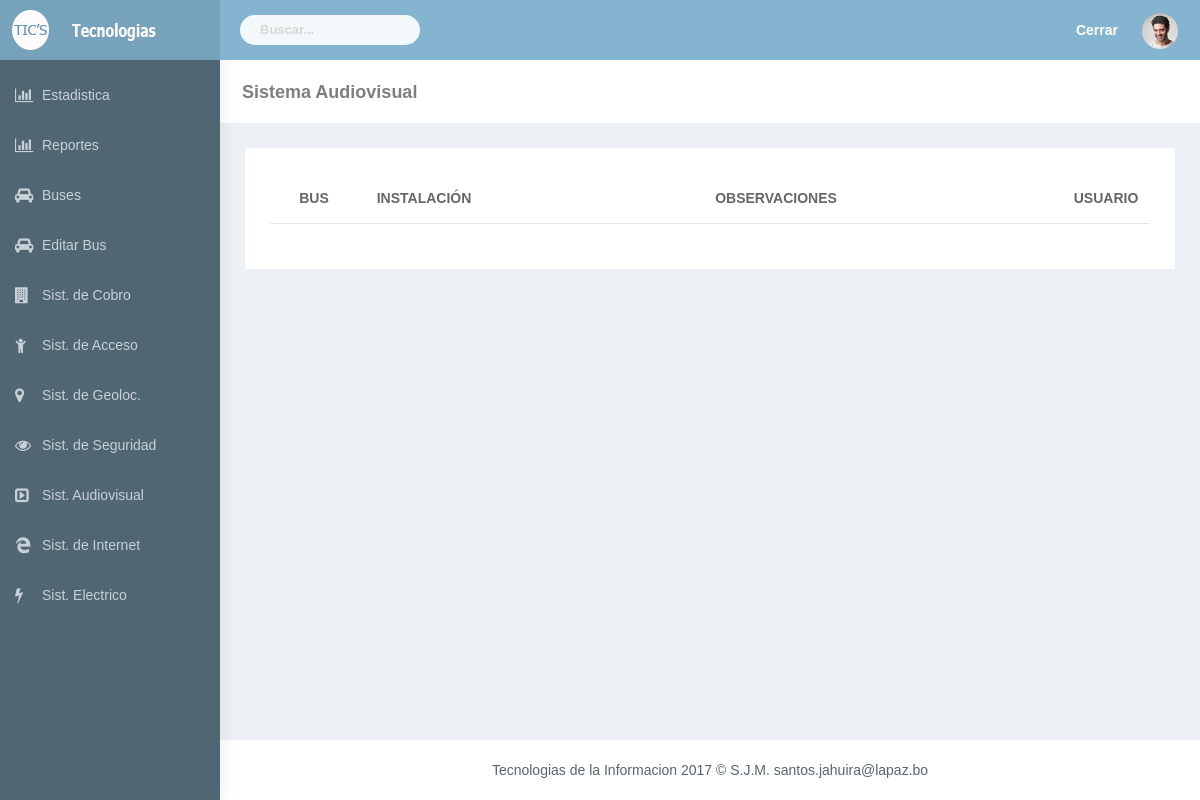
/html/reporte_audiovisual.php?dato=Video Input2&dato3=visualizacion_grabacionkl, run on an earlier commit of the app's database.
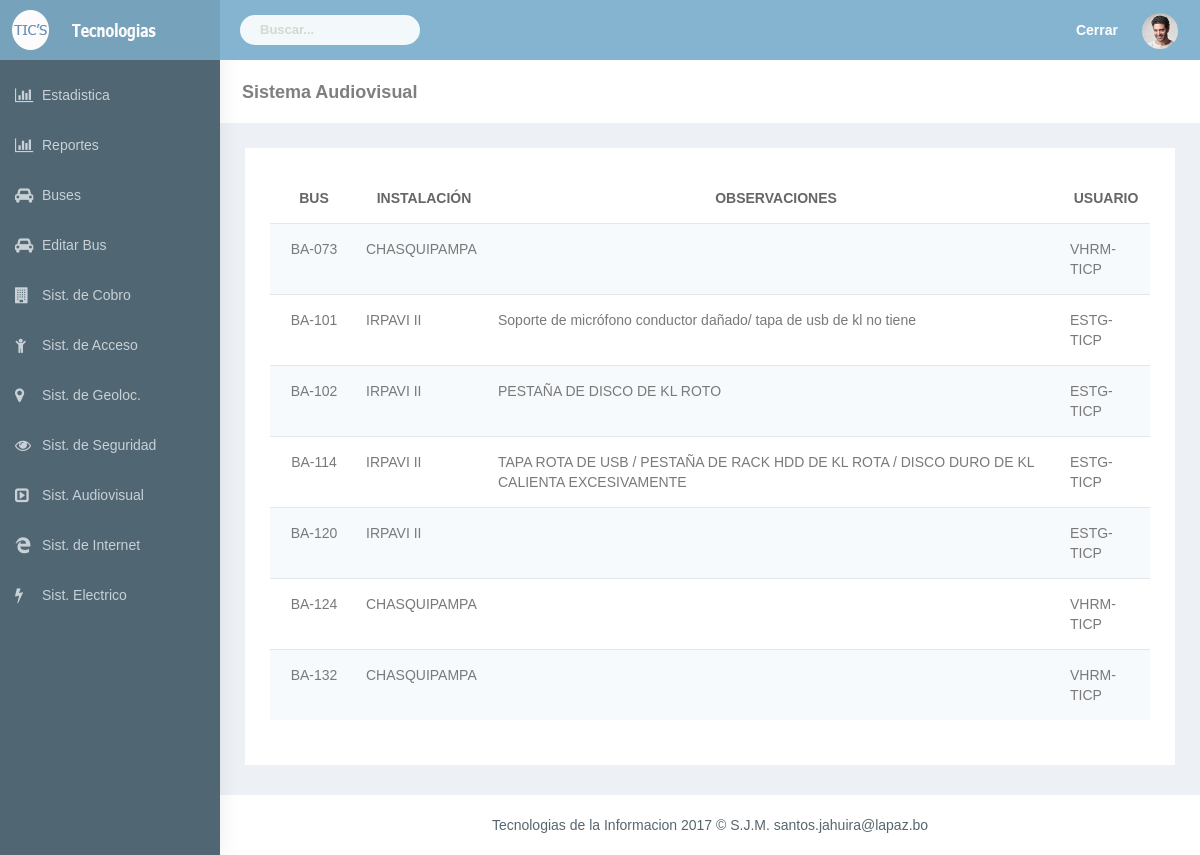
And on a later commit of the database.
### tables this page shows
CREATE TABLE `audiovisual` (
  `idaudiovisual` int(11) NOT NULL,
  `bus_idbus` int(11) NOT NULL,
  `instalacion_idinstalacion` int(11) NOT NULL,
  `usuario_idusuario` int(11) NOT NULL,
  `visualizacion_grabacionkl` varchar(45) NOT NULL,
  `tipo_almacenamientokl` varchar(45) NOT NULL,
  `capacidad_almacenamientokl` varchar(45) NOT NULL,
  `numero_serieHdd` varchar(45) NOT NULL,
  `estado_kl` varchar(45) NOT NULL,
  `estado_display` varchar(45) NOT NULL,
  `touch_display` varchar(45) NOT NULL,
  `boton_display1` varchar(45) NOT NULL,
  `boton_display_2` varchar(45) NOT NULL,
  `boton_display_3` varchar(45) NOT NULL,
  `boton_display_4` varchar(45) NOT NULL,
  `estado_tv1` varchar(45) NOT NULL,
  `cod_gamlptv1` varchar(45) DEFAULT NULL,
  `cod_gamlp1` varchar(45) DEFAULT NULL,
  `numero_serietv1` varchar(45) NOT NULL,
  `tipo_conectortv1` varchar(45) NOT NULL,
  `estado_conectortv1` varchar(45) NOT NULL,
  `conector_rcatv1` varchar(45) NOT NULL,
  `estado_tv2` varchar(45) NOT NULL,
  `cod_gamlptv2` varchar(45) DEFAULT NULL,
  `cod_gamlp2` varchar(45) DEFAULT NULL,
  `numero_serietv2` varchar(45) NOT NULL,
  `tipo_conectortv2` varchar(45) NOT NULL,
  `estado_conectortv2` varchar(45) NOT NULL,
  `conector_rcatv2` varchar(45) NOT NULL,
  `mic_conductor` varchar(45) NOT NULL,
  `brazo_mic` varchar(45) NOT NULL,
  `mic_anfitrion` varchar(45) NOT NULL,
  `cable_usb` varchar(45) NOT NULL,
  `estado_usb` varchar(45) NOT NULL,
  `obs` varchar(800) NOT NULL,
  `fecha` datetime NOT NULL
);

CREATE TABLE `bus` (
  `idbus` int(11) NOT NULL,
  `nombre_bus` varchar(45) NOT NULL,
  `placa` varchar(45) DEFAULT NULL,
  `si_cobro` int(11) NOT NULL,
  `si_acceso` int(11) NOT NULL,
  `si_geoloc` int(11) NOT NULL,
  `si_segurida` int(11) NOT NULL,
  `si_audiovicual` int(11) NOT NULL,
  `si_internet` int(11) NOT NULL,
  `si_electrico` int(11) NOT NULL
);

CREATE TABLE `instalacion` (
  `idinstalacion` int(11) NOT NULL,
  `nombre_instalacion` varchar(45) NOT NULL,
  `abreviado` varchar(45) NOT NULL
);

CREATE TABLE `usuario` (
  `idusuario` int(11) NOT NULL,
  `cod_user` varchar(45) DEFAULT NULL,
  `roles_idroles` int(11) NOT NULL,
  `nombre` varchar(45) NOT NULL,
  `paterno` varchar(45) DEFAULT NULL,
  `materno` varchar(45) DEFAULT NULL,
  `ci` varchar(45) NOT NULL,
  `pass` varchar(70) DEFAULT NULL
);

### html/reporte_audiovisual.php (the view, shortened to what this page needs)
<?php
include("header.php");
 ?>
        <div id="page-wrapper">
            <div class="container-fluid">
                <div class="row bg-title">
                    <div class="col-lg-3 col-md-4 col-sm-4 col-xs-12">
                        <h4 class="page-title">Sistema Audiovisual</h4> </div>
                </div>
                <div class="row">
                    <div class="col-sm-12">
                        <div class="white-box">
                            <div class="table  table-striped table-responsive" id="dvData">
                                <table class="table table-striped  table-condensed text-center"  >
                                    <thead>
                                        <tr>
                                            <th WIDTH="10%" class="text-center"><strong>BUS</strong></th>
                                            <th WIDTH="15%" class="text-center"><strong>INSTALACIÓN</strong> </th>
                                            <th WIDTH="65%" class="text-center"><strong>OBSERVACIONES</strong></th>
                                            <th WIDTH="10%" class="text-center"><strong>USUARIO</strong></th>
                                        </tr>
                                    </thead>
                                    <tbody class="buscar">
                                       <?php
										$dato=$_GET['dato'];
										$dato3=$_GET['dato3'];
                                        $dat="  SELECT
												bus.nombre_bus,
												instalacion.nombre_instalacion,
												usuario.cod_user,
												audiovisual.obs
												FROM
												audiovisual
												INNER JOIN bus ON audiovisual.bus_idbus = bus.idbus
												INNER JOIN instalacion ON audiovisual.instalacion_idinstalacion = instalacion.idinstalacion
												INNER JOIN usuario ON audiovisual.usuario_idusuario = usuario.idusuario
												WHERE $dato3='$dato'
												ORDER BY
												bus.idbus ASC";
										$da=mysql_query($dat);
                                        while($c = mysql_fetch_assoc($da))
                                        {
                                        ?>
                                        <tr>
											<td class="text-center"> <?php echo $c['nombre_bus'];?> </td>
											<td class="text-left"> <?php echo $c['nombre_instalacion'];?> </td>
											<td class="text-left"> <?php echo $c['obs'];?> </td>
											<td class="text-left"> <?php echo $c['cod_user'];?> </td>
                                        </tr>
                                             <?php }?>
                                    </tbody>
                                </table>
                                 </div>
                        </div>
                    </div>
                </div>
            </div>
<?php  include("foter.php"); ?>

### html/header.php (shortened to what this page needs)
<?php
$nombre=$_SESSION['nombre'];
 ?>
<!DOCTYPE html>
<html lang="en">
<head>
    <link href="bootstrap/dist/css/bootstrap.css" rel="stylesheet">
    <link href="css/style.css" rel="stylesheet">
    <link href="css/colors/blue-dark.css" id="theme" rel="stylesheet">
</head>
<body>
    <div id="wrapper">
        <nav class="navbar navbar-default navbar-static-top m-b-0">
            <div class="navbar-header">
                <div class="top-left-part"><a class="logo" href="index.html"><b><img src="../plugins/images/tecnologias-logo.png" alt="home" /></b><span class="hidden-xs"><img src="../plugins/images/tic.png" alt="home" /></span></a></div>
                <ul class="nav navbar-top-links navbar-left m-l-20 hidden-xs">
                    <li>
                        <form role="search" class="app-search hidden-xs">
                            <input id="filtrar"  type="text" placeholder="Buscar..." class="form-control">
                        </form>
                    </li>
                </ul>
                <ul class="nav navbar-top-links navbar-right pull-right">
                <li>
                        <a class="profile-pic" href="modelo/session_destroy.php"><b class="hidden-xs">Cerrar</b>  </a>
                    </li>
                    <li>
                        <a class="profile-pic" href="#"><img src="../plugins/images/users/varun.jpg" alt="user-img" width="36" class="img-circle"><b class="hidden-xs"><?php echo $nombre;?></b> </a>
                    </li>
                </ul>
            </div>
        </nav>
        <div class="navbar-default sidebar" role="navigation">
            <div class="sidebar-nav navbar-collapse slimscrollsidebar">
            <ul class="nav" id="side-menu">
                    <li style="padding: 10px 0 0;">
                        <a href="estadistica.php" class="waves-effect"><i class="fa fa-bar-chart-o fa-fw" aria-hidden="true"></i><span class="hide-menu">Estadistica</span></a>
                    </li>
                     <li >
                        <a href="reportes.php" class="waves-effect"><i class="fa fa-bar-chart-o fa-fw" aria-hidden="true"></i><span class="hide-menu">Reportes</span></a>
                    </li>
                    <li >
                        <a href="tabla_buses.php" class="waves-effect"><i class="fa fa-car fa-fw" aria-hidden="true"></i><span class="hide-menu">Buses</span></a>
                    </li>
                     <li >
                        <a href="editar_bus.php" class="waves-effect"><i class="fa fa-car fa-fw" aria-hidden="true"></i><span class="hide-menu">Editar Bus</span></a>
                    </li>
                    <li >
                        <a href="tabla_cobro.php" class="waves-effect"><i class="fa  fa-building fa-fw" aria-hidden="true"></i><span class="hide-menu">Sist. de Cobro</span></a>
                    </li>
                    <li >
                        <a href="tabla_acceso.php" class="waves-effect"><i class="fa fa-child fa-fw" aria-hidden="true"></i><span class="hide-menu">Sist. de Acceso</span></a>
                    </li>
                    <li >
                        <a href="tabla_geolocalizacion.php" class="waves-effect"><i class="fa fa-map-marker fa-fw" aria-hidden="true"></i><span class="hide-menu">Sist. de Geoloc.</span></a>
                    </li>
                    <li >
                        <a href="tabla_seguridad.php" class="waves-effect"><i class="fa fa-eye fa-fw" aria-hidden="true"></i><span class="hide-menu">Sist. de Seguridad</span></a>
                    </li>
                    <li >
                        <a href="tabla_audiovisual.php" class="waves-effect"><i class="fa fa-caret-square-o-right fa-fw" aria-hidden="true"></i><span class="hide-menu">Sist. Audiovisual</span></a>
                    </li>
                    <li>
                        <a href="tabla_internet.php" class="waves-effect"><i class="fa fa fa-edge fa-fw" aria-hidden="true"></i><span class="hide-menu">Sist. de Internet</span></a>
                    </li>
                    <li>
                        <a href="tabla_electrico.php" class="waves-effect"><i class="fa fa-bolt fa-fw" aria-hidden="true"></i><span class="hide-menu">Sist. Electrico</span></a>
                    </li>
                </ul>
            </div>
        </div>

### html/foter.php (shortened to what this page needs)
            <footer class="footer text-center"> Tecnologias de la Informacion 2017 &copy; S.J.M. santos.jahuira@lapaz.bo </footer>
        </div>
    </div>
</body>
</html>

### html/css/colors/blue-dark.css (style rules this page uses)
body { background:#516673 }
.top-left-part { background:rgba(0,0,0,0.1) }
.navbar-header { background:#85b4d0 }
.navbar-top-links>li>a { color:#ffffff }
.sidebar { background:#516673;box-shadow:1px 0 20px rgba(0,0,0,0.08) }
#side-menu li a { color:#c8d1d6 }
#side-menu li a { color:#c8d1d6;border-left:0 solid #516673 }

What changed in the data, as far as the page shows it:
added audiovisual: bus_idbus.nombre_bus "BA-073", instalacion_idinstalacion.nombre_instalacion "CHASQUIPAMPA", usuario_idusuario.cod_user "VHRM-TICP"
added audiovisual: bus_idbus.nombre_bus "BA-101", instalacion_idinstalacion.nombre_instalacion "IRPAVI II", obs "Soporte de micrófono conductor dañado/ tapa de usb de kl no tiene", usuario_idusuario.cod_user "ESTG-TICP"
added audiovisual: bus_idbus.nombre_bus "BA-102", instalacion_idinstalacion.nombre_instalacion "IRPAVI II", obs "PESTAÑA DE DISCO DE KL ROTO", usuario_idusuario.cod_user "ESTG-TICP"
added audiovisual: bus_idbus.nombre_bus "BA-114", instalacion_idinstalacion.nombre_instalacion "IRPAVI II", obs "TAPA ROTA DE USB / PESTAÑA DE RACK HDD DE KL ROTA / DISCO DURO DE KL CALIENTA EXCESIVAMENTE", usuario_idusuario.cod_user "ESTG-TICP"
added audiovisual: bus_idbus.nombre_bus "BA-120", instalacion_idinstalacion.nombre_instalacion "IRPAVI II", usuario_idusuario.cod_user "ESTG-TICP"
added audiovisual: bus_idbus.nombre_bus "BA-124", instalacion_idinstalacion.nombre_instalacion "CHASQUIPAMPA", usuario_idusuario.cod_user "VHRM-TICP"
added audiovisual: bus_idbus.nombre_bus "BA-132", instalacion_idinstalacion.nombre_instalacion "CHASQUIPAMPA", usuario_idusuario.cod_user "VHRM-TICP"
